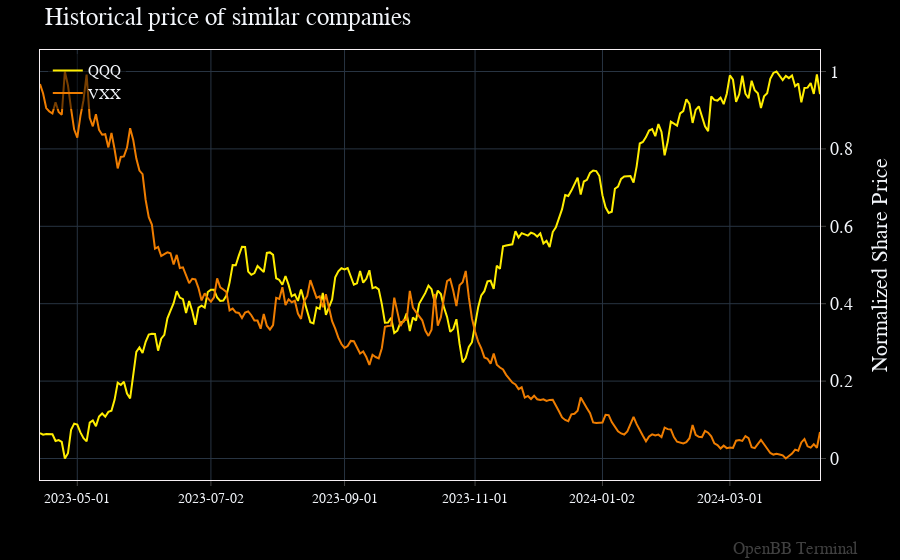

Here is the notebook cell this chart was saved with:
### Code cell
openbb.stocks.ca.hist_chart(['QQQ', 'VXX'])
